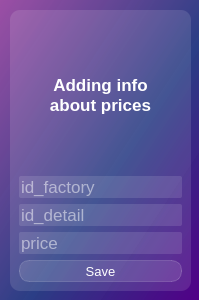
<?xml version="1.0" encoding="UTF-8"?>
<ui version="4.0">
 <class>Dialog</class>
 <widget class="QDialog" name="Dialog">
  <property name="geometry">
   <rect>
    <x>0</x>
    <y>0</y>
    <width>199</width>
    <height>300</height>
   </rect>
  </property>
  <property name="windowTitle">
   <string>Dialog</string>
  </property>
  <property name="styleSheet">
   <string notr="true">background-color: qlineargradient(spread:pad, x1:1, y1:1, x2:0, y2:0, stop:0 rgba(81, 0, 135, 255), stop:0.427447 rgba(41, 61, 132, 235), stop:1 rgba(155, 79, 165, 255));</string>
  </property>
  <widget class="QFrame" name="frame">
   <property name="geometry">
    <rect>
     <x>10</x>
     <y>10</y>
     <width>181</width>
     <height>281</height>
    </rect>
   </property>
   <property name="styleSheet">
    <string notr="true">background-color: rgba(255, 255, 255, 30);
border-radius: 10px</string>
   </property>
   <property name="frameShape">
    <enum>QFrame::StyledPanel</enum>
   </property>
   <property name="frameShadow">
    <enum>QFrame::Raised</enum>
   </property>
   <layout class="QVBoxLayout" name="verticalLayout_4">
    <item>
     <widget class="QLabel" name="label">
      <property name="styleSheet">
       <string notr="true">color: white;
font-weight: bold;
font-size: 13pt;
background-color: none;
border: none;</string>
      </property>
      <property name="text">
       <string>Adding info
about prices</string>
      </property>
      <property name="alignment">
       <set>Qt::AlignCenter</set>
      </property>
     </widget>
    </item>
    <item>
     <layout class="QVBoxLayout" name="verticalLayout_3">
      <item>
       <layout class="QVBoxLayout" name="verticalLayout">
        <item>
         <widget class="QLineEdit" name="lineEdit">
          <property name="styleSheet">
           <string notr="true">color: white;
font-size: 13pt;
border-radius: 2px</string>
          </property>
          <property name="text">
           <string/>
          </property>
          <property name="placeholderText">
           <string>id_factory</string>
          </property>
         </widget>
        </item>
        <item>
         <widget class="QLineEdit" name="lineEdit_4">
          <property name="styleSheet">
           <string notr="true">color: white;
font-size: 13pt;
border-radius: 2px</string>
          </property>
          <property name="text">
           <string/>
          </property>
          <property name="placeholderText">
           <string>id_detail</string>
          </property>
         </widget>
        </item>
        <item>
         <widget class="QLineEdit" name="lineEdit_5">
          <property name="styleSheet">
           <string notr="true">color: white;
font-size: 13pt;
border-radius: 2px</string>
          </property>
          <property name="text">
           <string/>
          </property>
          <property name="placeholderText">
           <string>price</string>
          </property>
         </widget>
        </item>
       </layout>
      </item>
      <item>
       <layout class="QVBoxLayout" name="verticalLayout_2">
        <item>
         <widget class="QPushButton" name="btn_save">
          <property name="styleSheet">
           <string notr="true">QPushButton {
color: white;
background-color: rgba(255, 255, 255, 30);
border: 1px solid rgba(255, 255, 255, 40);
border-radius: 10px;
width: 50px;
height: 20px;
font: 10pt;
}

QPushButton:hover {
background-color: rgba(0, 255, 0, 50);
border: 1px solid rgba(0, 255, 0, 60);
}

QPushButton:pressed {
background-color: rgba(0, 255, 0, 90);
border: 1px solid rgba(0, 255, 0, 100);
}</string>
          </property>
          <property name="text">
           <string>Save</string>
          </property>
         </widget>
        </item>
       </layout>
      </item>
     </layout>
    </item>
   </layout>
  </widget>
 </widget>
 <resources/>
 <connections/>
</ui>
